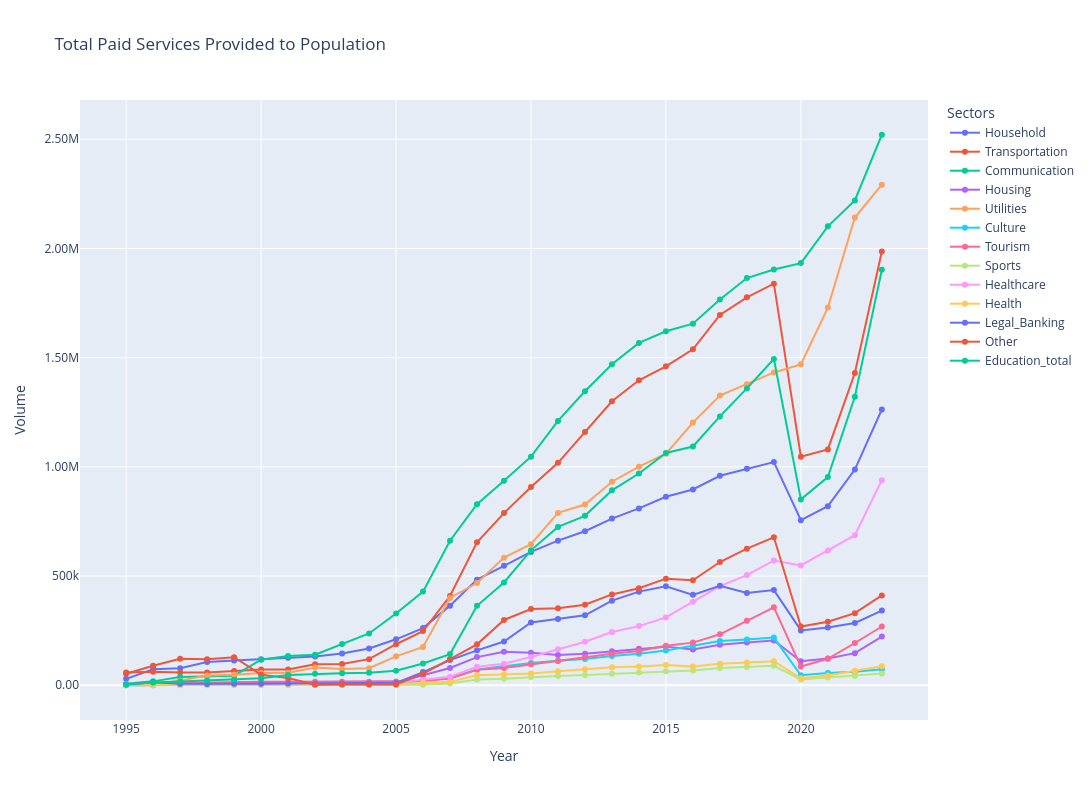

Here is the notebook cell this chart was saved with:
### Markdown cell above
# Exploratory Data Analysis (EDA)

### Code cell
import plotly.express as px

graph = px.line(df_plot, 
                title='Total Paid Services Provided to Population',
                labels={'value': 'Volume', 'Year': 'Year'},
                markers=True,
                width=1400, 
                height=800)
graph.update_layout(yaxis_tickformat='.3s', legend_title_text='Sectors')
graph.update_traces(
    hovertemplate="Sector: %{fullData.name}<br>Year: %{x}<br>Volume: %{y:.3s}<extra></extra>"
)
graph.show()

### Figure 1 — Plotly figure (JSON) as saved in the notebook; plotly's stock layout.template omitted (floating-point values rounded to 4 significant figures)
{"data": [{"hovertemplate": "Sector: %{fullData.name}<br>Year: %{x}<br>Volume: %{y:.3s}<extra></extra>", "legendgroup": "Household", "line": {"color": "#636efa", "dash": "solid"}, "marker": {"symbol": "circle"}, "mode": "lines+markers", "name": "Household", "orientation": "v", "showlegend": true, "type": "scatter", "x": [1995, 1996, 1997, 1998, 1999, 2000, 2001, 2002, 2003, 2004, 2005, 2006, 2007, 2008, 2009, 2010, 2011, 2012, 2013, 2014, 2015, 2016, 2017, 2018, 2019, 2020, 2021, 2022, 2023], "xaxis": "x", "y": [29490.0, 73440.0, 77880.0, 106400.0, 113100.0, 119400.0, 125400.0, 132200.0, 145100.0, 168700.0, 210400.0, 261900.0, 364600.0, 483600.0, 547100.0, 610700.0, 662000.0, 705400.0, 763200.0, 809700.0, 863100.0, 896500.0, 959100.0, 991300.0, 1022000.0, 756100.0, 819900.0, 987400.0, 1263000.0], "yaxis": "y"}, {"hovertemplate": "Sector: %{fullData.name}<br>Year: %{x}<br>Volume: %{y:.3s}<extra></extra>", "legendgroup": "Transportation", "line": {"color": "#EF553B", "dash": "solid"}, "marker": {"symbol": "circle"}, "mode": "lines+markers", "name": "Transportation", "orientation": "v", "showlegend": true, "type": "scatter", "x": [1995, 1996, 1997, 1998, 1999, 2000, 2001, 2002, 2003, 2004, 2005, 2006, 2007, 2008, 2009, 2010, 2011, 2012, 2013, 2014, 2015, 2016, 2017, 2018, 2019, 2020, 2021, 2022, 2023], "xaxis": "x", "y": [58360.0, 61380.0, 58750.0, 57870.0, 64960.0, 72080.0, 72480.0, 95910.0, 97280.0, 119500.0, 187900.0, 248000.0, 408500.0, 654500.0, 788400.0, 908100.0, 1018000.0, 1160000.0, 1300000.0, 1396000.0, 1460000.0, 1539000.0, 1695000.0, 1776000.0, 1839000.0, 1047000.0, 1080000.0, 1430000.0, 1986000.0], "yaxis": "y"}, {"hovertemplate": "Sector: %{fullData.name}<br>Year: %{x}<br>Volume: %{y:.3s}<extra></extra>", "legendgroup": "Communication", "line": {"color": "#00cc96", "dash": "solid"}, "marker": {"symbol": "circle"}, "mode": "lines+markers", "name": "Communication", "orientation": "v", "showlegend": true, "type": "scatter", "x": [1995, 1996, 1997, 1998, 1999, 2000, 2001, 2002, 2003, 2004, 2005, 2006, 2007, 2008, 2009, 2010, 2011, 2012, 2013, 2014, 2015, 2016, 2017, 2018, 2019, 2020, 2021, 2022, 2023], "xaxis": "x", "y": [6757.0, 17800.0, 38100.0, 42250.0, 43910.0, 116800.0, 134100.0, 139700.0, 188400.0, 237300.0, 328500.0, 428800.0, 661600.0, 829200.0, 936800.0, 1047000.0, 1210000.0, 1346000.0, 1470000.0, 1567000.0, 1621000.0, 1656000.0, 1767000.0, 1864000.0, 1904000.0, 1933000.0, 2101000.0, 2220000.0, 2521000.0], "yaxis": "y"}, {"hovertemplate": "Sector: %{fullData.name}<br>Year: %{x}<br>Volume: %{y:.3s}<extra></extra>", "legendgroup": "Housing", "line": {"color": "#ab63fa", "dash": "solid"}, "marker": {"symbol": "circle"}, "mode": "lines+markers", "name": "Housing", "orientation": "v", "showlegend": true, "type": "scatter", "x": [1995, 1996, 1997, 1998, 1999, 2000, 2001, 2002, 2003, 2004, 2005, 2006, 2007, 2008, 2009, 2010, 2011, 2012, 2013, 2014, 2015, 2016, 2017, 2018, 2019, 2020, 2021, 2022, 2023], "xaxis": "x", "y": [3881.0, 3940.0, 2999.0, 10670.0, 11470.0, 11370.0, 11900.0, 12410.0, 12400.0, 12470.0, 13150.0, 46000.0, 79240.0, 128900.0, 153400.0, 149300.0, 138600.0, 144000.0, 155600.0, 167200.0, 176900.0, 164000.0, 185200.0, 196300.0, 204900.0, 110300.0, 122300.0, 147000.0, 222900.0], "yaxis": "y"}, {"hovertemplate": "Sector: %{fullData.name}<br>Year: %{x}<br>Volume: %{y:.3s}<extra></extra>", "legendgroup": "Utilities", "line": {"color": "#FFA15A", "dash": "solid"}, "marker": {"symbol": "circle"}, "mode": "lines+markers", "name": "Utilities", "orientation": "v", "showlegend": true, "type": "scatter", "x": [1995, 1996, 1997, 1998, 1999, 2000, 2001, 2002, 2003, 2004, 2005, 2006, 2007, 2008, 2009, 2010, 2011, 2012, 2013, 2014, 2015, 2016, 2017, 2018, 2019, 2020, 2021, 2022, 2023], "xaxis": "x", "y": [4922.0, 7189.0, 21180.0, 44280.0, 48570.0, 56360.0, 56850.0, 80990.0, 74510.0, 77940.0, 132400.0, 175300.0, 399600.0, 468100.0, 584400.0, 645900.0, 789200.0, 827600.0, 931900.0, 1001000.0, 1060000.0, 1203000.0, 1327000.0, 1378000.0, 1432000.0, 1469000.0, 1729000.0, 2142000.0, 2292000.0], "yaxis": "y"}, {"hovertemplate": "Sector: %{fullData.name}<br>Year: %{x}<br>Volume: %{y:.3s}<extra></extra>", "legendgroup": "Culture", "line": {"color": "#19d3f3", "dash": "solid"}, "marker": {"symbol": "circle"}, "mode": "lines+markers", "name": "Culture", "orientation": "v", "showlegend": true, "type": "scatter", "x": [1995, 1996, 1997, 1998, 1999, 2000, 2001, 2002, 2003, 2004, 2005, 2006, 2007, 2008, 2009, 2010, 2011, 2012, 2013, 2014, 2015, 2016, 2017, 2018, 2019, 2020, 2021, 2022, 2023], "xaxis": "x", "y": [342.8, 860.8, 1942.0, 4706.0, 5233.0, 5264.0, 5457.0, 5781.0, 5797.0, 5857.0, 6390.0, 21230.0, 33710.0, 72170.0, 86600.0, 101700.0, 112000.0, 120600.0, 134200.0, 144500.0, 158800.0, 179600.0, 202600.0, 209200.0, 218400.0, 45430.0, 55610.0, 61280.0, 73130.0], "yaxis": "y"}, {"hovertemplate": "Sector: %{fullData.name}<br>Year: %{x}<br>Volume: %{y:.3s}<extra></extra>", "legendgroup": "Tourism", "line": {"color": "#FF6692", "dash": "solid"}, "marker": {"symbol": "circle"}, "mode": "lines+markers", "name": "Tourism", "orientation": "v", "showlegend": true, "type": "scatter", "x": [1995, 1996, 1997, 1998, 1999, 2000, 2001, 2002, 2003, 2004, 2005, 2006, 2007, 2008, 2009, 2010, 2011, 2012, 2013, 2014, 2015, 2016, 2017, 2018, 2019, 2020, 2021, 2022, 2023], "xaxis": "x", "y": [1006.0, 500.4, 10180.0, 12570.0, 12840.0, 16010.0, 16190.0, 16430.0, 16410.0, 16470.0, 16900.0, 18980.0, 31310.0, 70460.0, 79120.0, 95970.0, 110800.0, 128200.0, 144100.0, 156500.0, 181200.0, 195200.0, 233300.0, 295000.0, 356900.0, 85650.0, 121000.0, 193500.0, 269000.0], "yaxis": "y"}, {"hovertemplate": "Sector: %{fullData.name}<br>Year: %{x}<br>Volume: %{y:.3s}<extra></extra>", "legendgroup": "Sports", "line": {"color": "#B6E880", "dash": "solid"}, "marker": {"symbol": "circle"}, "mode": "lines+markers", "name": "Sports", "orientation": "v", "showlegend": true, "type": "scatter", "x": [1995, 1996, 1997, 1998, 1999, 2000, 2001, 2002, 2003, 2004, 2005, 2006, 2007, 2008, 2009, 2010, 2011, 2012, 2013, 2014, 2015, 2016, 2017, 2018, 2019, 2020, 2021, 2022, 2023], "xaxis": "x", "y": [92.0, 31.2, 86.8, 118.0, 125.0, 233.0, 458.8, 863.6, 970.6, 1480.0, 1486.0, 2046.0, 8115.0, 25830.0, 30180.0, 37510.0, 42660.0, 47210.0, 52780.0, 58940.0, 64540.0, 67940.0, 78750.0, 83590.0, 88760.0, 25910.0, 35710.0, 42710.0, 53860.0], "yaxis": "y"}, {"hovertemplate": "Sector: %{fullData.name}<br>Year: %{x}<br>Volume: %{y:.3s}<extra></extra>", "legendgroup": "Healthcare", "line": {"color": "#FF97FF", "dash": "solid"}, "marker": {"symbol": "circle"}, "mode": "lines+markers", "name": "Healthcare", "orientation": "v", "showlegend": true, "type": "scatter", "x": [1995, 1996, 1997, 1998, 1999, 2000, 2001, 2002, 2003, 2004, 2005, 2006, 2007, 2008, 2009, 2010, 2011, 2012, 2013, 2014, 2015, 2016, 2017, 2018, 2019, 2020, 2021, 2022, 2023], "xaxis": "x", "y": [379.2, 847.8, 2631.0, 3162.0, 3660.0, 6181.0, 7007.0, 7011.0, 7442.0, 8506.0, 10220.0, 25570.0, 39270.0, 84990.0, 98500.0, 129500.0, 165300.0, 199400.0, 243900.0, 270800.0, 310600.0, 382700.0, 453900.0, 504500.0, 571400.0, 548900.0, 617000.0, 687300.0, 939000.0], "yaxis": "y"}, {"hovertemplate": "Sector: %{fullData.name}<br>Year: %{x}<br>Volume: %{y:.3s}<extra></extra>", "legendgroup": "Health", "line": {"color": "#FECB52", "dash": "solid"}, "marker": {"symbol": "circle"}, "mode": "lines+markers", "name": "Health", "orientation": "v", "showlegend": true, "type": "scatter", "x": [1995, 1996, 1997, 1998, 1999, 2000, 2001, 2002, 2003, 2004, 2005, 2006, 2007, 2008, 2009, 2010, 2011, 2012, 2013, 2014, 2015, 2016, 2017, 2018, 2019, 2020, 2021, 2022, 2023], "xaxis": "x", "y": [4678.0, 2108.0, 2591.0, 2153.0, 2275.0, 2322.0, 3204.0, 3977.0, 4108.0, 4862.0, 6062.0, 10360.0, 15550.0, 45950.0, 49500.0, 54120.0, 63990.0, 72790.0, 81890.0, 86300.0, 92950.0, 85910.0, 99050.0, 104800.0, 110300.0, 31630.0, 44250.0, 66840.0, 87550.0], "yaxis": "y"}, {"hovertemplate": "Sector: %{fullData.name}<br>Year: %{x}<br>Volume: %{y:.3s}<extra></extra>", "legendgroup": "Legal_Banking", "line": {"color": "#636efa", "dash": "solid"}, "marker": {"symbol": "circle"}, "mode": "lines+markers", "name": "Legal_Banking", "orientation": "v", "showlegend": true, "type": "scatter", "x": [1995, 1996, 1997, 1998, 1999, 2000, 2001, 2002, 2003, 2004, 2005, 2006, 2007, 2008, 2009, 2010, 2011, 2012, 2013, 2014, 2015, 2016, 2017, 2018, 2019, 2020, 2021, 2022, 2023], "xaxis": "x", "y": [3478.0, 14210.0, 6969.0, 6091.0, 6509.0, 6568.0, 8165.0, 8179.0, 8197.0, 9656.0, 11200.0, 60260.0, 115100.0, 159800.0, 200000.0, 287300.0, 303900.0, 320500.0, 387500.0, 428700.0, 453100.0, 413900.0, 455700.0, 422900.0, 435800.0, 251300.0, 264400.0, 285400.0, 341800.0], "yaxis": "y"}, {"hovertemplate": "Sector: %{fullData.name}<br>Year: %{x}<br>Volume: %{y:.3s}<extra></extra>", "legendgroup": "Other", "line": {"color": "#EF553B", "dash": "solid"}, "marker": {"symbol": "circle"}, "mode": "lines+markers", "name": "Other", "orientation": "v", "showlegend": true, "type": "scatter", "x": [1995, 1996, 1997, 1998, 1999, 2000, 2001, 2002, 2003, 2004, 2005, 2006, 2007, 2008, 2009, 2010, 2011, 2012, 2013, 2014, 2015, 2016, 2017, 2018, 2019, 2020, 2021, 2022, 2023], "xaxis": "x", "y": [52540.0, 89410.0, 120900.0, 119400.0, 128200.0, 48390.0, 32810.0, 1895.0, 3799.0, 3056.0, 2916.0, 52460.0, 120300.0, 187500.0, 299000.0, 348700.0, 352300.0, 368400.0, 415900.0, 444100.0, 488200.0, 480400.0, 564300.0, 625500.0, 677700.0, 268700.0, 290900.0, 330100.0, 411500.0], "yaxis": "y"}, {"hovertemplate": "Sector: %{fullData.name}<br>Year: %{x}<br>Volume: %{y:.3s}<extra></extra>", "legendgroup": "Education_total", "line": {"color": "#00cc96", "dash": "solid"}, "marker": {"symbol": "circle"}, "mode": "lines+markers", "name": "Education_total", "orientation": "v", "showlegend": true, "type": "scatter", "x": [1995, 1996, 1997, 1998, 1999, 2000, 2001, 2002, 2003, 2004, 2005, 2006, 2007, 2008, 2009, 2010, 2011, 2012, 2013, 2014, 2015, 2016, 2017, 2018, 2019, 2020, 2021, 2022, 2023], "xaxis": "x", "y": [3075.0, 12520.0, 17050.0, 21580.0, 25250.0, 32390.0, 47260.0, 52910.0, 55490.0, 57630.0, 66350.0, 99560.0, 142700.0, 364000.0, 470500.0, 617800.0, 725200.0, 775800.0, 892400.0, 969700.0, 1064000.0, 1093000.0, 1231000.0, 1359000.0, 1494000.0, 851100.0, 953100.0, 1321000.0, 1902000.0], "yaxis": "y"}], "layout": {"height": 800, "legend": {"title": {"text": "Sectors"}, "tracegroupgap": 0}, "title": {"text": "Total Paid Services Provided to Population"}, "width": 1400, "xaxis": {"anchor": "y", "domain": [0, 1], "title": {"text": "Year"}}, "yaxis": {"anchor": "x", "domain": [0, 1], "tickformat": ".3s", "title": {"text": "Volume"}}}}
